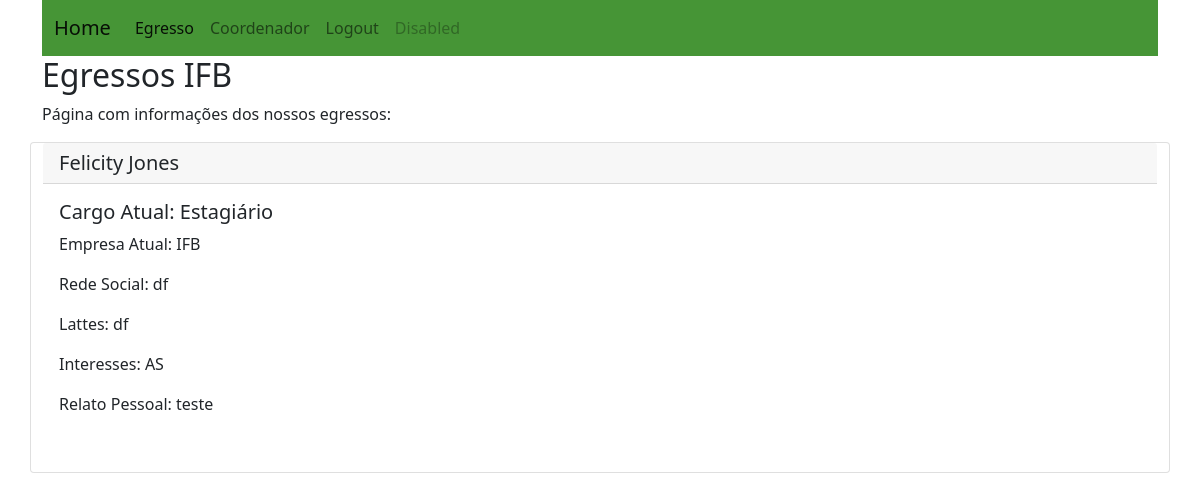
Before: /egressos with the older database file.
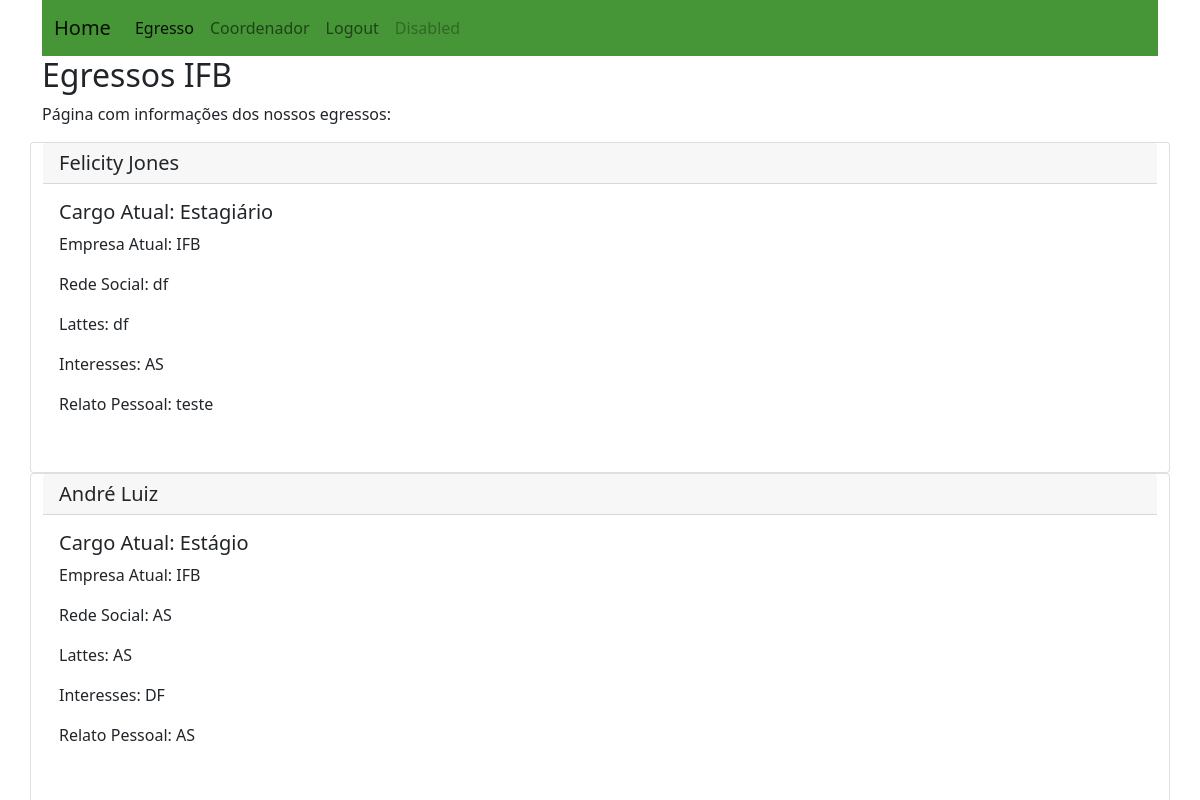
After: the same page with the newer database file.
### perfis/models.py (models this page shows, shortened)
class Alunos(models.Model):
    nome = models.CharField(max_length=255, null=False)
    email = models.CharField(max_length=255, null=False)
    foto = models.CharField(max_length=255, null=False)
    cargo_atual = models.CharField(max_length=255, null=False)
    empresa_atual = models.CharField(max_length=255, null=False)
    rede_social = models.CharField(max_length=255, null=False)
    lattes = models.CharField(max_length=255, null=False)
    interesses = models.CharField(max_length=255, null=False)
    relato_pessoal = models.CharField(max_length=255, null=False)
    contatos = models.ManyToManyField('self')
    usuario = models.OneToOneField(User, on_delete=models.CASCADE, related_name="alunos")
    @property
    def email(self):
        return self.usuario.email

### perfis/views.py (the view)
# urls.py: path('egressos', views.EgressoView.as_view(), name='exibir_egresso'),
class EgressoView(generic.ListView):
    template_name = 'pegresso.html'
    model = Alunos
    queryset = Alunos.objects.all()
    context_object_name = 'egressos'

### perfis/templates/pegresso.html
{% extends "base.html" %}
{% block body %}
<h2>Egressos IFB</h2>
<br>
<p>
    Página com informações dos nossos egressos:
</p>
{% for egresso in egressos %}
    <div class="card">
        <h5 class="card-header">{{egresso.nome}}</h5>
        <div class="card-body">
            <h5 class="card-title">Cargo Atual: {{egresso.cargo_atual}}</h5>
            <p class="card-text">Empresa Atual: {{egresso.empresa_atual}}</p>
            <p class="card-text">Rede Social: {{egresso.rede_social}}</p>
            <p class="card-text">Lattes: {{egresso.lattes}}</p>
            <p class="card-text">Interesses: {{egresso.interesses}}</p>
            <p class="card-text">Relato Pessoal: {{egresso.relato_pessoal}}</p>
            <br>
        </div>
    </div>
{% endfor %}
{% endblock %}

### perfis/templates/base.html (shortened to what this page needs)
{% load static %}
<!DOCTYPE html>
<html lang="pt">
  <head>
    <link href="{% static "css/bootstrap.css" %}" rel="stylesheet">
    <link href="{% static "css/bootstrap.min.css" %}" rel="stylesheet">
  </head>
  <body>
    <div class="container">
      <nav class="navbar navbar-expand-lg navbar-light" style="background-color: #469536;">
        <div class="container-fluid">
          <a class="navbar-brand" href="{% url 'index' %}">Home</a>
          <div class="collapse navbar-collapse" id="navbarNavAltMarkup">
            <div class="navbar-nav">
              <a class="nav-link active" aria-current="page" href="#">Egresso</a>
              <a class="nav-link" href="/coordenador">Coordenador</a>
              <a class="nav-link" href="#">Logout</a>
              <a class="nav-link disabled">Disabled</a>
            </div>
          </div>
        </div>
      </nav>
      <div class="row content">
         {% block body %}{% endblock %}
      </div>
    </div>
  </body>
</html>

Changed rows visible on the page:
added Alunos: nome "André Luiz", cargo_atual "Estágio", empresa_atual "IFB", rede_social "AS", lattes "AS", interesses "DF", relato_pessoal "AS"
